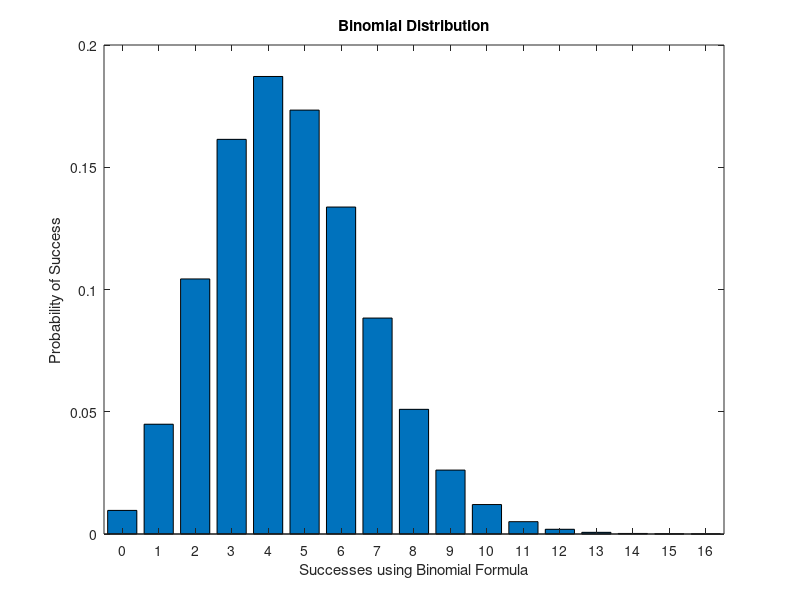

Write the MATLAB code that produced this figure.
clear;
p = 1 / (6^3);
q = 1 - p;
n = 1000;
bins = 16;
X = zeros(1, bins + 1);
X(1) = q^1000;
for ii = 0:(bins - 1)
    choose = 1000;
    product = 1;
    for jj = 0:ii
        product = product * (choose - jj);
    end
    X(ii + 2) = (product / factorial((ii + 1))) * (p^(ii + 1)) * (q^(n - (ii + 1)));
end
disp(X);
figure(1);
bar(0:bins, X);
set(gca, 'XLim', [-0.5, 16.5]);
set(gca, 'XTick', 0:bins);
title('Binomial Distribution');
xlabel('Successes using Binomial Formula');
ylabel('Probability of Success');
clear;